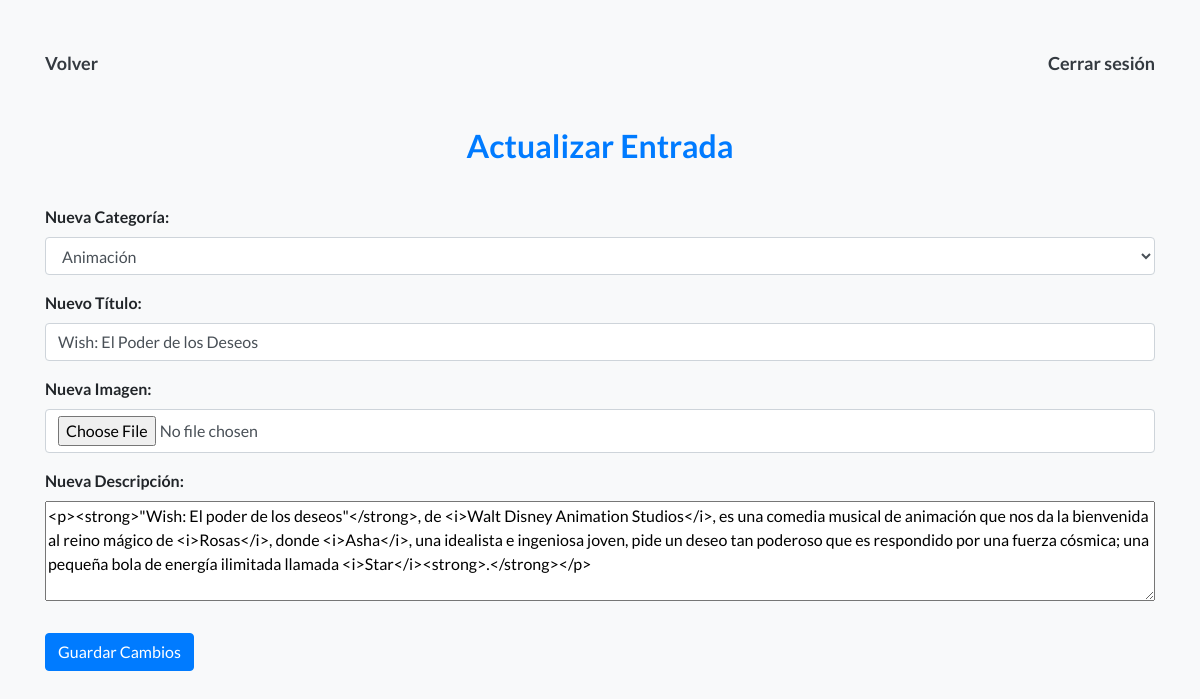
Screenshot of /index.php?accion=editarEntrada&id=35 (signed in) with the database file from the repository.
### tables this page shows
CREATE TABLE IF NOT EXISTS `entradas` (
  `IDENT` int(5) NOT NULL AUTO_INCREMENT,
  `IDUSUARIO` int(5) NOT NULL,
  `IDCATEGORIA` int(5) NOT NULL,
  `TITULO` varchar(40) NOT NULL,
  `IMAGEN` varchar(40) NOT NULL,
  `DESCRIPCION` text NOT NULL,
  `FECHA` timestamp NOT NULL DEFAULT current_timestamp() ON UPDATE current_timestamp(),
  PRIMARY KEY (`IDENT`),
  KEY `IDUSUARIO` (`IDUSUARIO`),
  KEY `IDCATEGORIA` (`IDCATEGORIA`),
  CONSTRAINT `ENTRADAS_IBFK_1` FOREIGN KEY (`IDUSUARIO`) REFERENCES `usuarios` (`IDUSER`) ON UPDATE CASCADE,
  CONSTRAINT `ENTRADAS_IBFK_2` FOREIGN KEY (`IDCATEGORIA`) REFERENCES `categorias` (`IDCAT`) ON UPDATE CASCADE
);

### modelos/modelo.php (called while the page is built, shortened)
<?php
class Modelo {
    private $conexion;
    private $host = "localhost";
    private $user = "root";
    private $pass = "";
    private $db = "bdblog";
    public function conectar() {
        try {
            $this->conexion = new PDO("mysql:host=$this->host;dbname=$this->db", $this->user, $this->pass);
            $this->conexion->setAttribute(PDO::ATTR_ERRMODE, PDO::ERRMODE_EXCEPTION);
            return TRUE;
        } catch (PDOException $ex) {
            return $ex->getMessage();
        }
    }
    public function mostrarEntrada($idEntrada) {
        $return = [
            "correcto" => FALSE,
            "datos" => NULL,
            "error" => NULL
        ];
        try {
            $sql = "SELECT e.*, u.NICK AS 'NICK', c.NOMBRECAT AS 'NOMBRECAT'
                    FROM ENTRADAS e
                    INNER JOIN USUARIOS u ON e.IDUSUARIO = u.IDUSER
                    INNER JOIN CATEGORIAS c ON e.IDCATEGORIA = c.IDCAT
                    WHERE IDENT = :idEntrada";
            $query = $this->conexion->prepare($sql);
            $query->execute(['idEntrada' => $idEntrada]);
            if ($query) {
                $return["correcto"] = TRUE;
                $return["datos"] = $query->fetch(PDO::FETCH_ASSOC);
            }
        } catch (PDOException $ex) {
            $return["error"] = $ex->getMessage();
        }
        return $return;
    }
    public function obtenerCategorias() {
        try {
            $sql = "SELECT IDCAT, NOMBRECAT FROM CATEGORIAS";
            $query = $this->conexion->query($sql);
            $categorias = $query->fetchAll(PDO::FETCH_ASSOC);
            return $categorias;
        } catch (PDOException $ex) {
            return array();
        }
    }
}

### vistas/editarEntrada.php (the view, shortened to what this page needs)
<!DOCTYPE html>
<html>
<head>
    <?php require_once 'cabecera.php'; ?>
</head>
<body class="cuerpo">
    <div class="container centrar">
        <div>
            <a href="index.php?accion=listado">Volver</a>
            <a href="index.php?accion=cerrarSesion" style="float: right;">Cerrar sesión</a>
        </div>
        <div class="container cuerpo text-center">
            <h2>Actualizar Entrada</h2>
        </div>
        <form action="index.php?accion=editarEntrada" method="post" enctype="multipart/form-data">
            <div class="form-group">
                <label for="nuevaCategoria">Nueva Categoría:</label>
                <select class="form-control" id="nuevaCategoria" name="nuevaCategoria" required>
                    <?php foreach ($categorias as $categoria): ?>
                        <?php $idCategoria = $categoria['IDCAT']; ?>
                        <?php $nombreCategoria = $categoria['NOMBRECAT']; ?>
                        <?php $selected = ($parametros['entrada']['IDCATEGORIA'] == $idCategoria) ? 'selected' : ''; ?>
                        <option value="<?= $idCategoria ?>" <?= $selected ?>><?= $nombreCategoria ?></option>
                    <?php endforeach; ?>
                </select>
            </div>
            <div class="form-group">
                <label for="nuevoTitulo">Nuevo Título:</label>
                <input type="text" class="form-control" id="nuevoTitulo" name="nuevoTitulo" value="<?= $parametros['entrada']['TITULO']; ?>" required>
            </div>
            <div class="form-group">
                <label for="nuevaImagen">Nueva Imagen:</label>
                <input type="file" class="form-control" id="nuevaImagen" name="nuevaImagen" accept="image/*">
            </div>
            <div class="form-group">
                <label for="nuevaDescripcion">Nueva Descripción:</label>
                <textarea id="editor" name="nuevaDescripcion" style="width: 100%; min-height: 100px; max-height: 300px;"><?= $parametros['entrada']['DESCRIPCION']; ?></textarea>
            </div>
            <button type="submit" class="btn btn-primary" style="margin-top: 10px; cursor: pointer;">Guardar Cambios</button>
        </form>
    </div>
</body>
</html>

### css/estilos.css (style rules this page uses)
body { background-color: #f8f9fa; font-family: 'Lato', sans-serif; }
.container { margin-top: 50px; }
h2 { color: #007bff; margin-bottom: 40px; font-weight: bold; }
a { text-decoration: none; color: #343a40; font-weight: bold; font-size: 18px; }
label { text-align: left; font-weight: bold; }

### rows the page displays
entradas: nuevoTitulo "Wish: El Poder de los Deseos", nuevaDescripcion "<p><strong>\"Wish: El poder de los deseos\"</strong>, de <i>Walt Disney Animation Studios</i>, es una comedia musical de animación que nos da la bienvenida al reino mágico de <i>Rosas</i>, donde <i>Asha</i>, una idealista e ingeniosa joven, pide un deseo tan poderoso que es respondido por una fuerza cósmica; una pequeña bola de energía ilimitada llamada <i>Star</i><strong>.</strong></p>"

### other values shown
form field nuevaCategoria "Animación"
